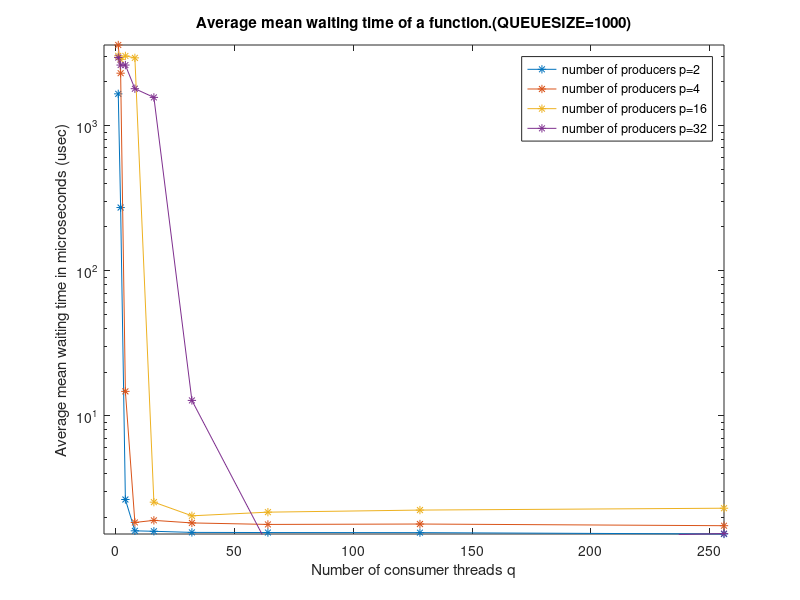

MATLAB code for this plot:
%% Graphs for the multiple prod-cons mean waiting time measurements ,QUEUESIZE=1000

data = importdata('data_original.csv');

figure(1);

plotYmax=1800000;
plotYmin=0;
xMax=inf;
% % %plotting Q=1
% dataToShow=data(:,1)==1 & data(:,3)<=plotYmax & data(:,3)>=plotYmin & data(:,2)<=xMax;
% semilogy(data(dataToShow,2), data(dataToShow,3),'-*');
% hold on;
% 
%plotting Q=2
dataToShow=data(:,1)==2 & data(:,3)<=plotYmax & data(:,3)>=plotYmin& data(:,2)<=xMax;
semilogy(data(dataToShow,2), data(dataToShow,3),'-*');
hold on;

%plotting Q=4
dataToShow=data(:,1)==4 & data(:,3)<=plotYmax & data(:,3)>=plotYmin& data(:,2)<=xMax;
semilogy(data(dataToShow,2), data(dataToShow,3),'-*');
hold on;
% %plotting Q=8
% dataToShow=data(:,1)==8 & data(:,3)<=plotYmax & data(:,3)>=plotYmin& data(:,2)<=xMax;
% semilogy(data(dataToShow,2), data(dataToShow,3),'-*');
% hold on;

%plotting Q=16
dataToShow=data(:,1)==16 & data(:,3)<=plotYmax & data(:,3)>=plotYmin& data(:,2)<=xMax;
semilogy(data(dataToShow ,2), data(dataToShow,3),'-*');
axis([-5 inf 0 inf])
hold on;
% 
% %plotting Q=32
dataToShow=data(:,1)==32 & data(:,3)<=plotYmax & data(:,3)>=plotYmin& data(:,2)<=xMax;
semilogy(data(dataToShow ,2), data(dataToShow ,3),'-*');

hold on;

% % plotting Q=64
% dataToShow=data(:,1)==64 & data(:,3)<=plotYmax & data(:,3)>=plotYmin& data(:,2)<=xMax;
% semilogy(data(dataToShow,2), data(dataToShow,3),'-*');
% hold on;

% legend("number of producers p=1", "number of producers p=2","number of producers p=4", ...
% "number of producers p=8","number of producers p=16","number of producers p=32",...
% "number of producers p=64");
legend("number of producers p=2","number of producers p=4", ...
"number of producers p=16","number of producers p=32");

title("Average mean waiting time of a function.(QUEUESIZE=1000)");
xlabel("Number of consumer threads q");
ylabel("Average mean waiting time in microseconds (usec)");